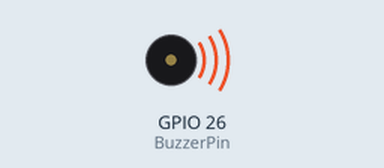
Bench run of a sketch on a simulated ESP32. Parts: buzzer (waves = sounding).

Above: at 0.5 s.
At 7.0 s:
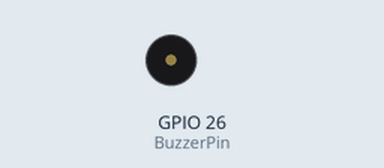
Timing chart, 0 to 15.6 s (numbered marks = the images above):
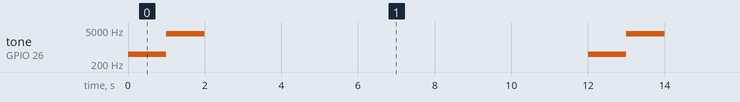

Measured:
- by itself, tone on GPIO 26 (BuzzerPin): repeats every 12.0 s: 3500 Hz 1.0 s, silent 10.0 s, 500 Hz 1.0 s

The sketch:

ESP32_Buzzer_PWM.ino
```cpp
/* usar Buzzer via PWM y la funcion ledcWriteTone */

int BuzzerPin = 26;  // Pin donde conecto el Buzzer
int freq = 2000;     // Frecuencia inicial (cualquiera)
int canal = 0;       // Resolucion PWM
int resolucion = 8;  // Canal PWM

void setup() {

  ledcSetup(canal, freq, resolucion);
  ledcAttachPin(BuzzerPin, canal);

}

void loop() {

  // Suena Buzzer con frecuencia 500
  ledcWriteTone(canal, 500);
  delay(1000);
  // Suena Buzzer con frecuencia 3500
  ledcWriteTone(canal, 3500);
  delay(1000);
  // Silencio Buzzer
  ledcWrite(canal,0);

  delay(10000);

}
```
